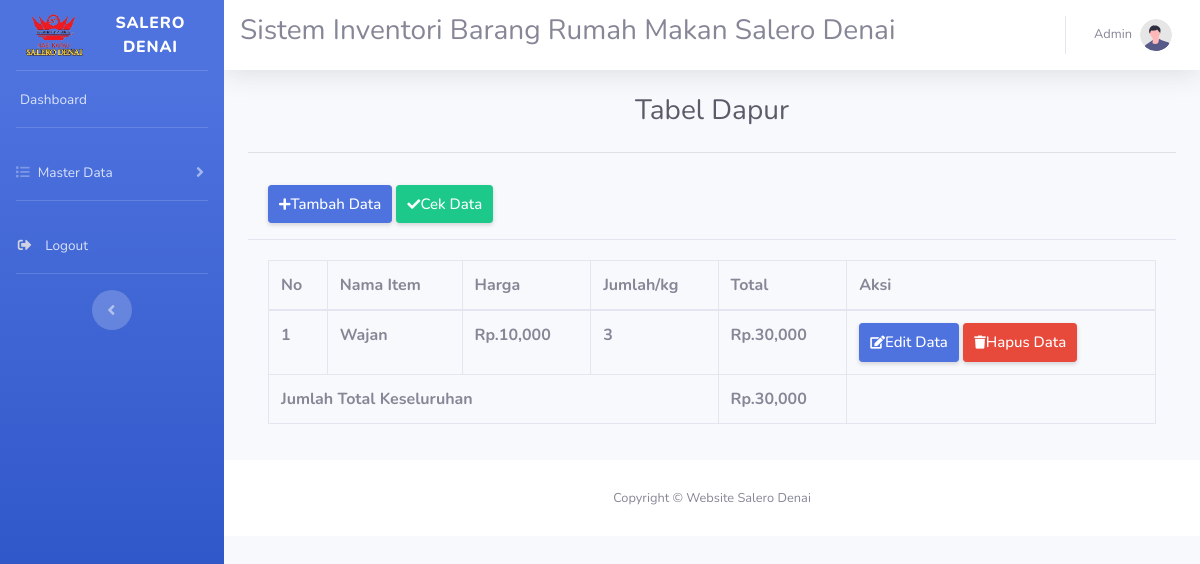
Page /dapur.php on the committed database.
### tables this page shows
CREATE TABLE `dapur2` (
  `nama_item` varchar(20) NOT NULL,
  `hargaperkg` int(11) DEFAULT NULL,
  `jumlah` varchar(20) DEFAULT NULL,
  `total` int(11) DEFAULT NULL
);

### dapur.php (the view, shortened to what this page needs)
<!DOCTYPE html>
<html lang="en">
<head>
    <link href="./assets/vendor/fontawesome-free/css/all.min.css" rel="stylesheet" type="text/css">
    <link href="./assets/css/sb-admin-2.min.css" rel="stylesheet">
    <link rel='stylesheet' href='https://cdn-uicons.flaticon.com/2.0.0/uicons-regular-rounded/css/uicons-regular-rounded.css'>
</head>
<body id="page-top">
    <div id="wrapper">
        <ul class="navbar-nav bg-gradient-primary sidebar sidebar-dark accordion" id="accordionSidebar">
            <a class="sidebar-brand d-flex align-items-center justify-content-center" href="index.html">
                <img src="./assets//img/logo-remove.png" alt="" width ="40%">
                <div class="sidebar-brand-text mx-2">Salero Denai <sup></sup></div>
            </a>
            <hr class="sidebar-divider my-0">
            <li class="nav-item">
                <a class="nav-link" href="index.php">
                    <span>Dashboard</span></a>
            </li>
            <hr class="sidebar-divider">
            <li class="nav-item">
                <a class="nav-link collapsed" href="#" data-toggle="collapse" data-target="#collapseTwo"
                    aria-expanded="true" aria-controls="collapseTwo">
                    <i class="fas fa-list"></i>
                    <span>Master Data</span>
                </a>
            </li>
            <hr class="sidebar-divider">
            <li class="nav-item">
                <a class="nav-link" href="login.php">
                    <i class="fas fa-sign-out-alt fa-sm fa-fw mr-2 text-gray-400"></i>
                    <span>Logout</span></a>
            </li>
            <hr class="sidebar-divider d-none d-md-block">
            <div class="text-center d-none d-md-inline">
                <button class="rounded-circle border-0" id="sidebarToggle"></button>
            </div>
        </ul>
        <div id="content-wrapper" class="d-flex flex-column">
            <div id="content">
                <nav class="navbar navbar-expand navbar-light bg-white topbar mb-4 static-top shadow">
                <marquee><h3>Sistem Inventori Barang Rumah Makan Salero Denai</h3></marquee>
                    <ul class="navbar-nav ml-auto">
                        <li class="nav-item dropdown no-arrow">
                            <a class="nav-link dropdown-toggle" href="#" id="userDropdown" role="button"
                                data-toggle="dropdown" aria-haspopup="true" aria-expanded="false">
                                <span class="mr-2 d-none d-lg-inline text-gray-600 small">Admin</span>
                                <img class="img-profile rounded-circle"
                                    src="img/undraw_profile.svg">
                            </a>
                        </li>
                    </ul>
                </nav>
                <div class="container-fluid">
                    <h1 class="h3 mb-4 text-gray-800 text-center">Tabel Dapur</h1>
                    <hr>
                    <div lass="card shadow mb-4">
                        <div class="card-header py-3">
                        <a href="tambahdapur.php" class="d-none d-sm-inline-block btn btn-sm btn-primary shadow-sm"
                                style="padding: 7px 10px; font-weight: 500; font-size: 15px;">
                                <i class="fas fa-plus fa-sm text-white"></i>Tambah Data</a>
                                <a href="listdapur.php" class="d-none d-sm-inline-block btn btn-sm btn-success shadow-sm"
                                style="padding: 7px 10px; font-weight: 500; font-size: 15px;">
                                <i class="fas fa-check fa-sm text-white"></i>Cek Data</a>
                        </div>
                                <div class="card-body">
                                        <div class="table-responsive">
                                                <table class="table table-bordered" id="dataTable" width="100%" cellspacing="0">
                                                        <thead>
                                                            <tr>
                                                                <th>No</th>
                                                                <th>Nama Item</th>
                                                                <th>Harga</th>
                                                                <th>Jumlah/kg</th>
                                                                <th>Total</th>
                                                                <th>Aksi</th>
                                                            </tr>
                                                        </thead>
                                                        <?php
                                                        include 'koneksi.php';
                                                            $no = 1;
                                                            $total = 0;
                                                            $data = mysqli_query($db, "SELECT * FROM dapur2");
                                                                while($d = mysqli_fetch_array($data)){
                                                                    $total += $d["total"];
                                                            ?>
                                                            <tr>
                                                                <th><?php echo $no++; ?></th>
                                                                <th><?php echo $d['nama_item']; ?></th>
                                                                <th>Rp.<?php echo number_format ($d['hargaperkg']);?></th>
                                                                <th><?php echo $d['jumlah'];?></th>
                                                                <th>Rp.<?php echo number_format ($d['total']);?></th>
                                                                <th>
                                                                <a href="editdapur.php?nama_item=<?php echo $d['nama_item']; ?>" class="d-none d-sm-inline-block btn btn-sm btn-primary shadow-sm"
                                                                style="padding: 7px 10px; font-weight: 500; font-size: 15px;">
                                                                <i class="fas fa-edit fa-sm text-white"></i>Edit Data</a>
                                                                <a href="deletedapur.php?nama_item=<?php echo $d['nama_item']; ?>" class="d-none d-sm-inline-block btn btn-sm btn-danger shadow-sm"
                                                                style="padding: 7px 10px; font-weight: 500; font-size: 15px;">
                                                                <i class="fas fa-trash fa-sm text-white"></i>Hapus Data</a>
                                                                </th>
                                                            </tr>
                                                            <?php
                                                                }
                                                            ?>
                                                                <tr>
                                                                    <td colspan = "4"><b>Jumlah Total Keseluruhan</b></td>
                                                                    <td><b>Rp.<?php echo number_format($total);?></b></td>
                                                                    <td></td>
                                                                </tr>
                                                </table>
                                        </div>
                                </div>
                    </div>
            </div>
            <footer class="sticky-footer bg-white">
                <div class="container my-auto">
                    <div class="copyright text-center my-auto">
                        <span>Copyright &copy; Website Salero Denai</span>
                    </div>
                </div>
            </footer>
        </div>
    </div>
</body>
</html>

### rows in the picture
dapur2: nama_item "Wajan", hargaperkg "10,000", jumlah "3", total "30,000"

### other values in the picture
$total "30,000"
